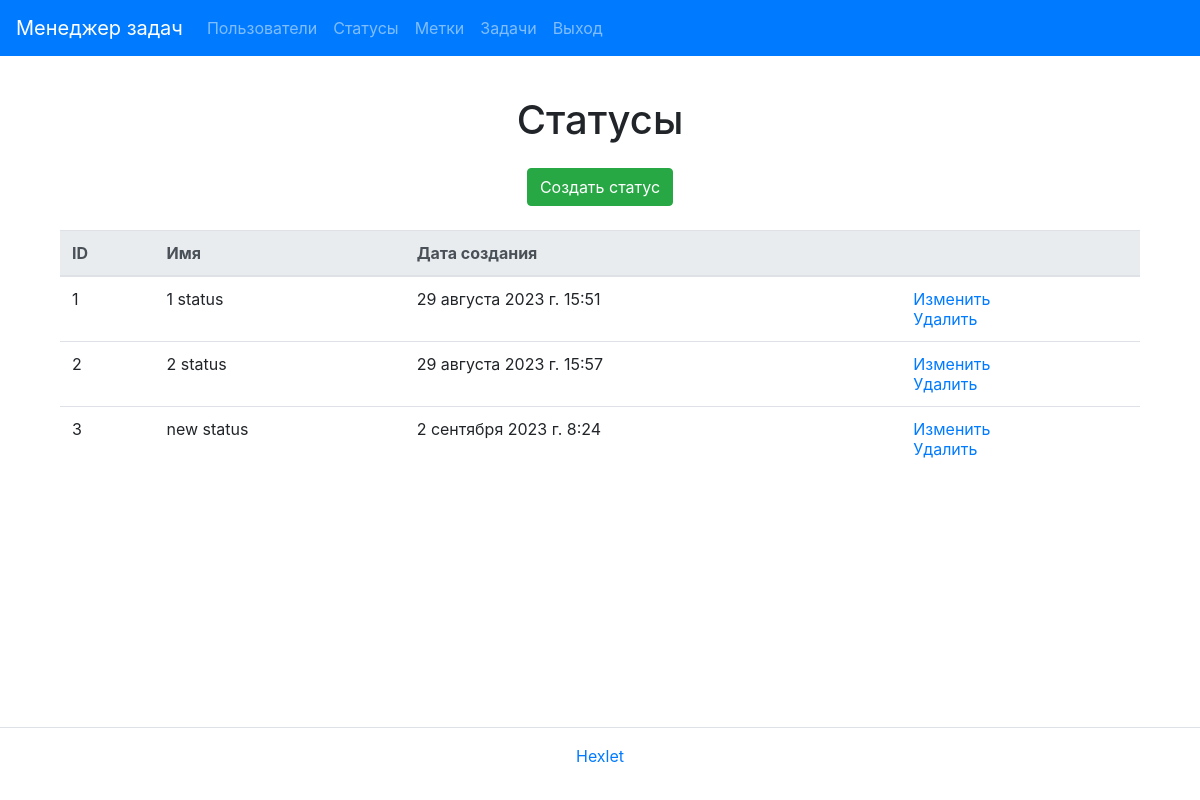
Screenshot of /ru/statuses/ (signed in) with the database file from the repository.
### task_manager/statuses/models.py (models this page shows, shortened)
class Status(models.Model):
    name = models.CharField(max_length=30)
    created_at = models.DateTimeField(auto_now_add=True)

### task_manager/statuses/views.py (the view)
# urls.py: path('', StatusList.as_view(), name='status_index'),
class StatusList(UserLoginMixin, ListView):
    model = Status
    template_name = 'statuses/index.html'
    context_object_name = 'statuses'

### task_manager/templates/statuses/index.html (shortened to what this page needs)
{% extends "base.html" %}
{% load i18n %}
{% block content %}
<div class="container">
  <h1 class="my-4 text-center">{% trans "Statuses" %}</h1>
  <div class="d-flex justify-content-center mt-3 mb-0">
    <a class="btn btn-success btn-md" href="{% url 'status_create' %}">{% trans "Create status" %}</a>
  </div>
  <table class="table table-lg-responsive table-hover mt-4">
    <thead class="thead-light">
        <tr>
            <th>{% trans "ID" %}</th>
            <th>{% trans "Name" %}</th>
            <th>{% trans "Creation date" %}</th>
            <th></th>
        </tr>
    </thead>
        {% if statuses %}
        <tbody>
            {% for status in statuses %}
            <tr>
                <td>{{ status.id }}</td>
                <td>{{ status.name }}</td>
                <td>{{ status.created_at }}</td>
                <td>
                    <a href="{% url 'status_update' status.id %}">{% trans "Modify" %}</a>
                    <br>
                    <a href="{% url 'status_delete' status.id %}">{% trans "Delete" %}</a>
                </td>
            </tr>
            {% endfor %}
        {% endif %}
        </tbody>
  </table>
</div>
{% endblock %}

### rows the page displays
Status: id "1", name "1 status", created_at "29 августа 2023 г. 15:51"
Status: id "2", name "2 status", created_at "29 августа 2023 г. 15:57"
Status: id "3", name "new status", created_at "2 сентября 2023 г. 8:24"
